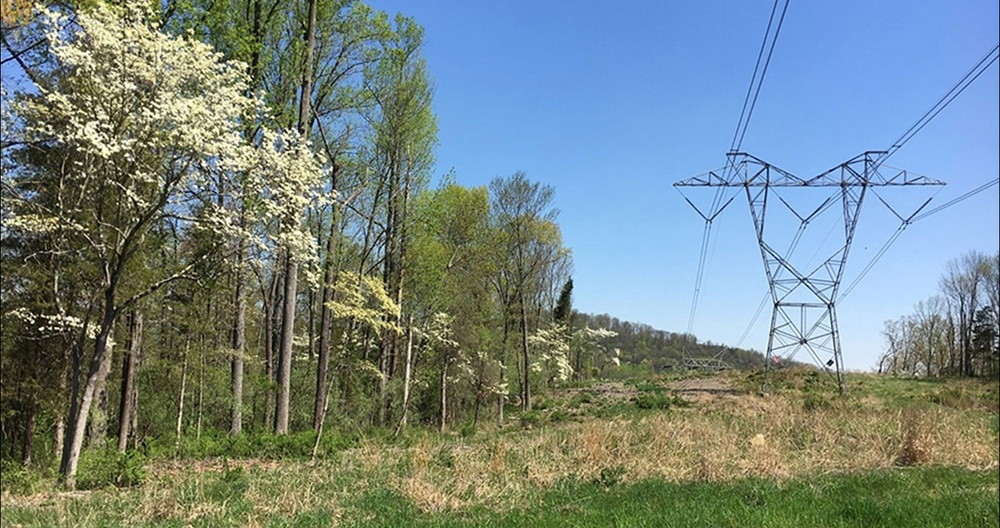
#> input picture ComputerVision/testImages/img1.jpg, 1000 x 528 px, shrunk from 1399 x 738 before the run, given in place of the camera
$ python morphology.py
#> lines starting #> are read from the running program, lines starting #| are printed output that depends on the picture; after the words box and inside, x2 and y2 are one past the last pixel; in counts of white or black regions, pixels touching at a corner belong together
import cv2
import numpy as np
from matplotlib import pyplot as plt
import random

# [78 lines left out: function imageMorphology, not called in this run]

    # cv2.waitKey(0)

    # cv2.destroyAllWindows()

def videoMorphology():
    cap = cv2.VideoCapture(0)

    while True:
        ret, frame = cap.read()
#> frame is the input picture: shape (528, 1000, 3); mean B, G, R 132.2, 134.1, 117.8

        # # Convert the image to grayscale
        gray = cv2.cvtColor(frame, cv2.COLOR_BGR2GRAY)
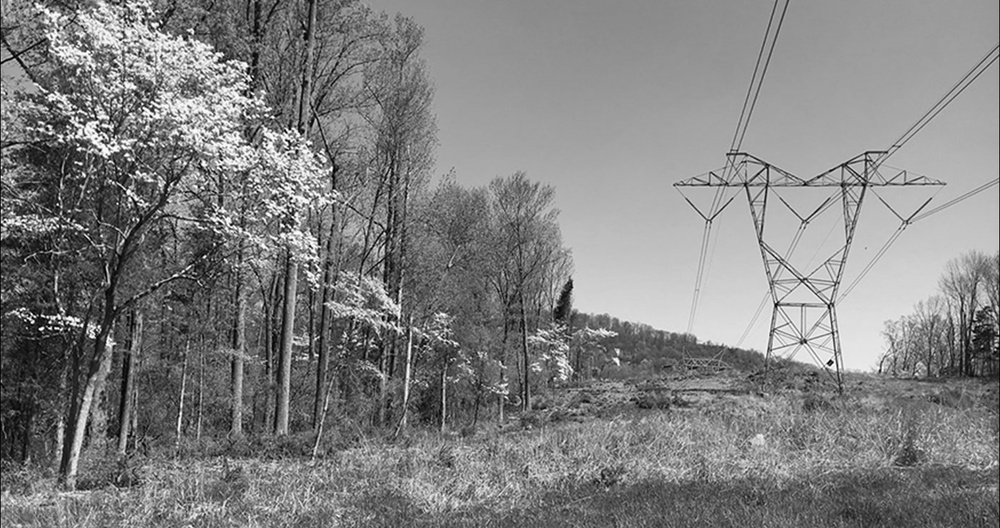
#> gray: shape (528, 1000); min 0, max 254, mean 129

        # # ret, threshold = cv2.threshold(frame, 120, 255, cv2.THRESH_BINARY)
        threshold = cv2.adaptiveThreshold(gray,255,cv2.ADAPTIVE_THRESH_GAUSSIAN_C, cv2.THRESH_BINARY_INV, 51, 10)
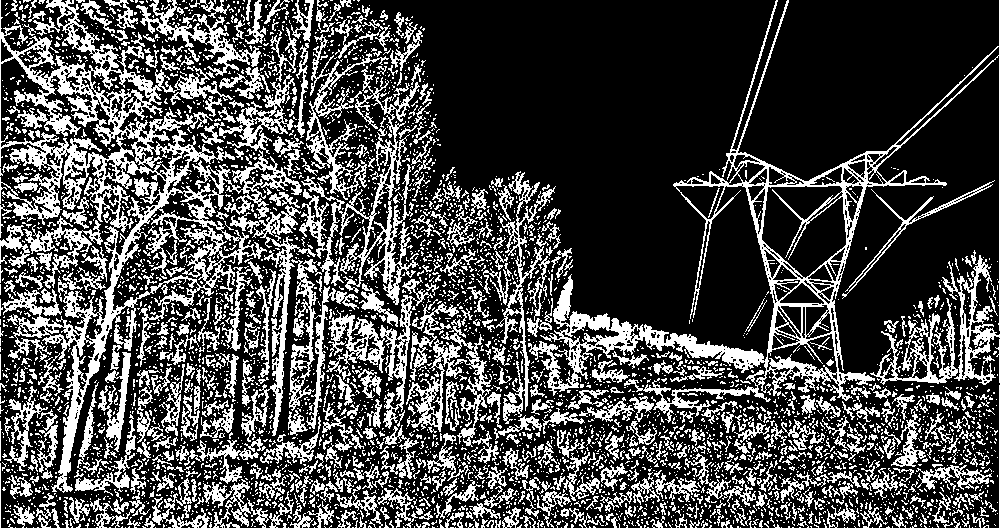
#> threshold: shape (528, 1000); 28.9% white in thin lines or dots
        # cv2.imshow('threshold', threshold)

        # Apply Morphology
        kernel = cv2.getStructuringElement(cv2.MORPH_RECT, (2, 2))
        morph = cv2.dilate(threshold,kernel,iterations = 1)
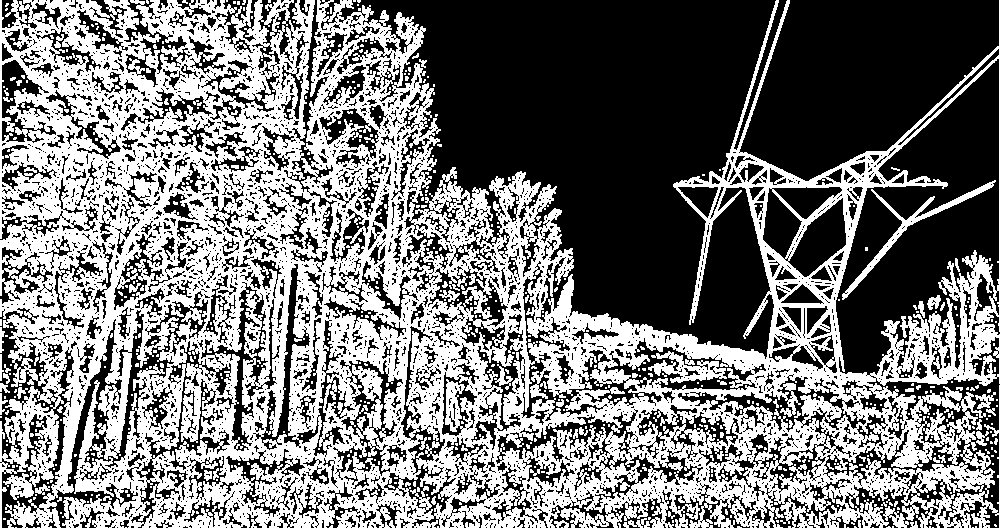
#> morph: shape (528, 1000); 46.9% white; 633 white regions (554 under 20 px), largest, box (x1, y1, x2, y2) and area: (0, 0, 1000, 528) 237939, (842, 180, 996, 300) 1369, (648, 351, 727, 383) 1069
        # morph = cv2.morphologyEx(threshold, cv2.MORPH_OPEN, kernel)
        # morph = cv2.morphologyEx(threshold, cv2.MORPH_CLOSE, kernel)
        cv2.imshow('morphology', morph)

        # Apply edge detection (Canny)
        edges = cv2.Canny(morph, 100, 200)
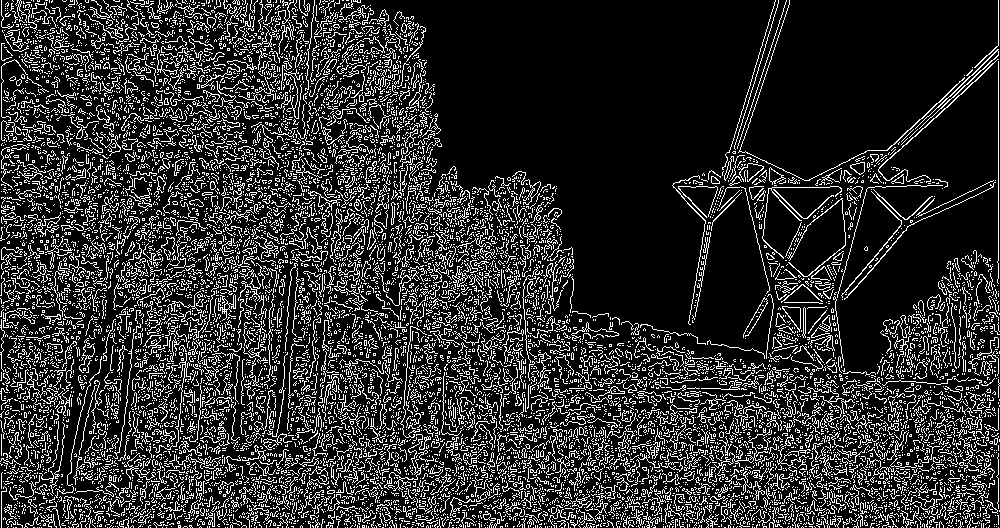
#> edges: shape (528, 1000); 18% white in thin lines or dots
        # cv2.imshow('edges', edges)

        # Find contours
        contours, _ = cv2.findContours(edges, cv2.RETR_EXTERNAL, cv2.CHAIN_APPROX_SIMPLE)
#> contours = 10911 contours, 10828 with area under 20; largest, box (x1, y1, x2, y2) and area: (782, 306, 801, 332) 228, (850, 162, 865, 175) 114, (452, 266, 476, 287) 112, (769, 167, 786, 185) 110, (878, 59, 999, 183) 110

        # # Draw the contours on the original image
        cv2.drawContours(frame, contours, -1, (0, 255, 0), 2)
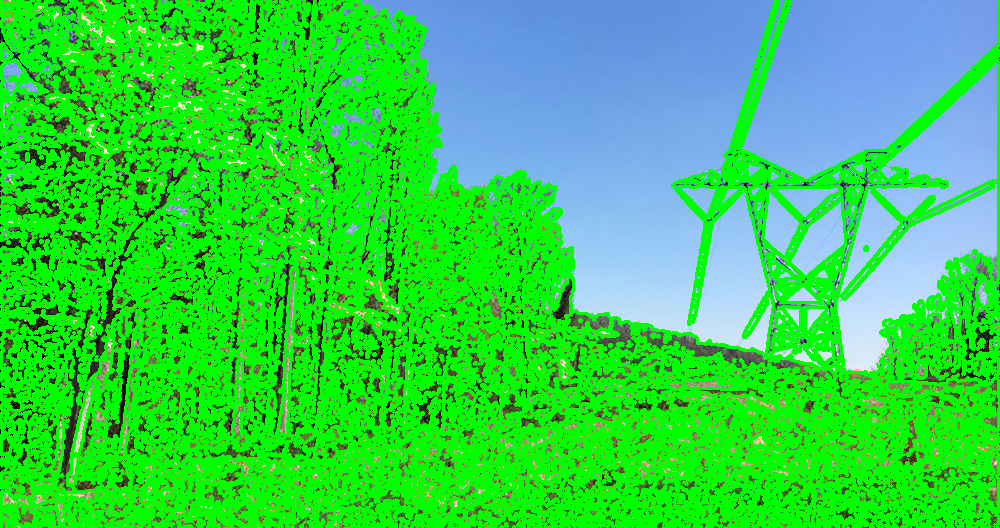
#> frame: shape (528, 1000, 3); mean B, G, R 75.9, 208.3, 50.5

        # Draw bounding boxes
        for cnt in contours:
            # [6 lines of commented-out code are left out]
            rect = cv2.minAreaRect(cnt)
            # Check if width * height > minArea
            if rect[1][0] * rect[1][1] > 250:
                box = cv2.boxPoints(rect)
                box = np.int0(box)
                cv2.drawContours(frame,[box],0,(0,0,255),2)
#> this loop made 10911 passes
#> box on passes 713, 857, 1131, 1149, 1345, 1559, 1641, 1677, 1849, 2280, 2383, 2523: [[554, 529], [545, 518], [565, 503], [573, 514]], [[908, 528], [901, 510], [916, 503], [923, 522]], [[935, 515], [909, 503], [915, 490], [941, 502]], [[450, 515], [442, 503], [467, 488], [474, 500]], [[664, 515], [654, 515], [655, 490], [665, 491]], [[856, 504], [848, 486], [864, 479], [872, 497]], [[117, 496], [76, 491], [77, 478], [118, 482]], [[11, 501], [7, 487], [33, 480], [37, 494]], [[744, 496], [724, 481], [733, 469], [753, 484]], [[274, 475], [248, 473], [249, 461], [275, 463]], [[846, 478], [832, 473], [838, 455], [852, 460]], [[137, 479], [125, 478], [127, 452], [139, 453]]
#> rect on passes 1, 2, 4, 5, 7, 8: ((998, 527), (0, 0), -90), ((986, 527), (0, 0), -90), ((953, 527), (0, 0), -90), ((947, 527), (0, 0), -90), ((910, 527), (0, 0), -90), ((886, 527), (0, 0), -90)
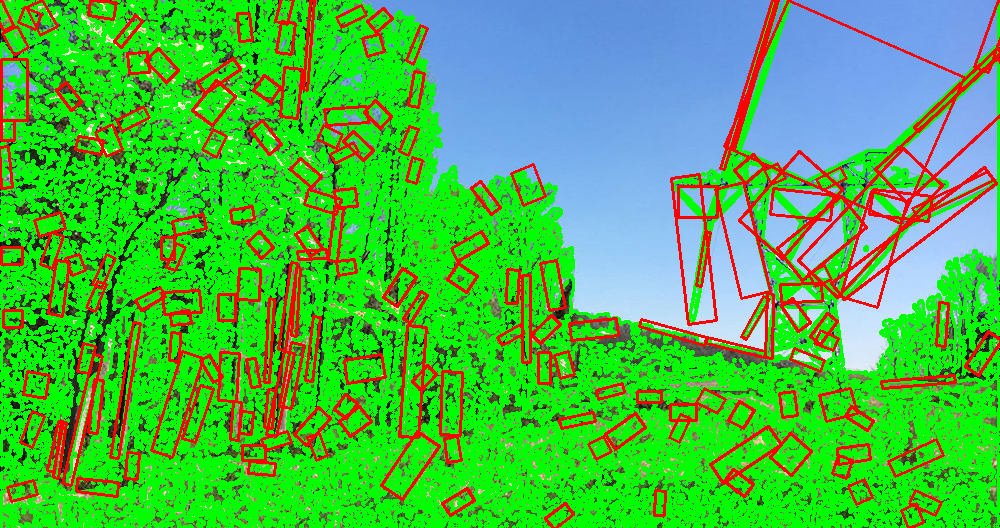
#> frame: shape (528, 1000, 3); 10.76% of pixels changed, all inside (x1, y1, x2, y2) = (0, 0, 1000, 528)

        # # Display the image with contours
        # cv2.imshow('Final', frame)

        if cv2.waitKey(1) & 0xFF == ord('q'):
#> (key q is pressed here)
            break

    cap.release()
    cv2.destroyAllWindows()

if __name__ == '__main__':
    # imageMorphology()
    videoMorphology()

$ run again, on ComputerVision/testImages/img4.jpg
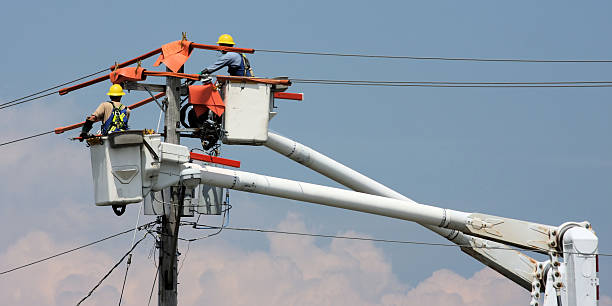
#> input picture ComputerVision/testImages/img4.jpg, 612 x 306 px, given in place of the camera
#> in videoMorphology, frame is the input picture: shape (306, 612, 3); mean B, G, R 165.5, 152.9, 141.4
#> in videoMorphology, `threshold = cv2.adaptiveThreshold(gray,255,cv2.ADAPTIVE_THRESH_GAUSSIA..`:
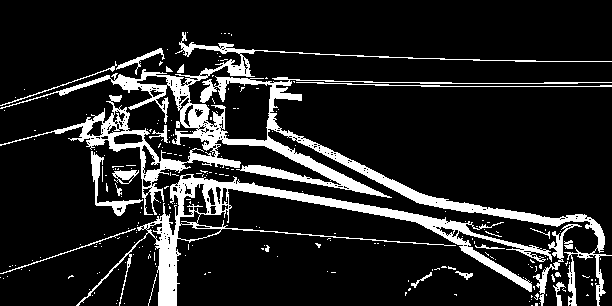
#> threshold: shape (306, 612); 13.5% white; 236 white regions (213 under 20 px), largest, box (x1, y1, x2, y2) and area: (0, 32, 612, 306) 14395, (76, 174, 552, 306) 7189, (91, 151, 143, 216) 573
#> morph: shape (306, 612); 18.6% white; 86 white regions (71 under 20 px), largest, box (x1, y1, x2, y2) and area: (0, 32, 612, 306) 33106, (112, 166, 140, 198) 406, (411, 266, 474, 289) 269
#> edges: shape (306, 612); 5.9% white in thin lines or dots, all inside (x1, y1, x2, y2) = (0, 31, 612, 306)
#> contours = 549 contours, 538 with area under 20; largest, box (x1, y1, x2, y2) and area: (114, 134, 142, 144) 192, (180, 213, 199, 222) 74, (410, 265, 474, 289) 47, (207, 190, 215, 205) 46, (590, 278, 598, 306) 30
#> the loop in videoMorphology, `for cnt in contours:` made 549 passes
#> box on passes 66, 69, 84, 90, 100, 108, 125, 152: [[410, 288], [407, 270], [471, 260], [473, 279]], [[565, 288], [555, 284], [565, 262], [575, 267]], [[606, 305], [599, 305], [599, 256], [606, 256]], [[119, 298], [94, 291], [104, 250], [130, 256]], [[546, 296], [538, 292], [558, 251], [566, 255]], [[536, 287], [484, 256], [491, 244], [543, 275]], [[536, 296], [449, 251], [453, 243], [540, 288]], [[553, 249], [502, 247], [503, 239], [554, 241]]
#> after the loop in videoMorphology, `for cnt in contours:`:
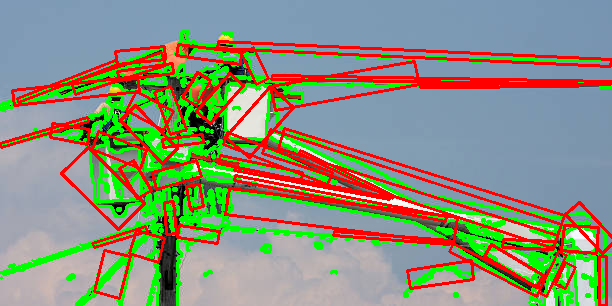
#> frame: shape (306, 612, 3); mean B, G, R 123.8, 145.2, 140.3

$ run again, on ComputerVision/testImages/img5.JPG
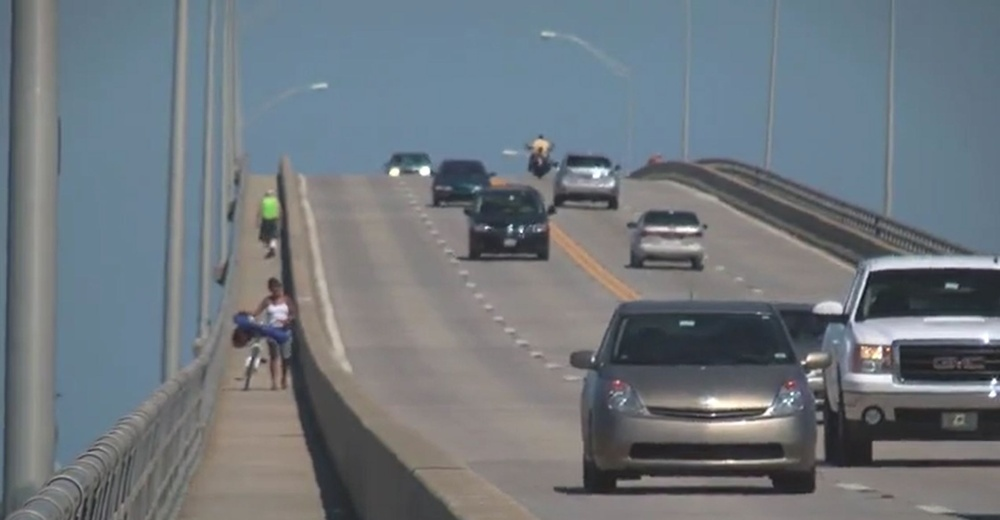
#> input picture ComputerVision/testImages/img5.JPG, 1000 x 520 px, shrunk from 2240 x 1164 before the run, given in place of the camera
#> in videoMorphology, frame is the input picture: shape (520, 1000, 3); mean B, G, R 124.9, 118.7, 111.1
#> in videoMorphology, `threshold = cv2.adaptiveThreshold(gray,255,cv2.ADAPTIVE_THRESH_GAUSSIA..`:
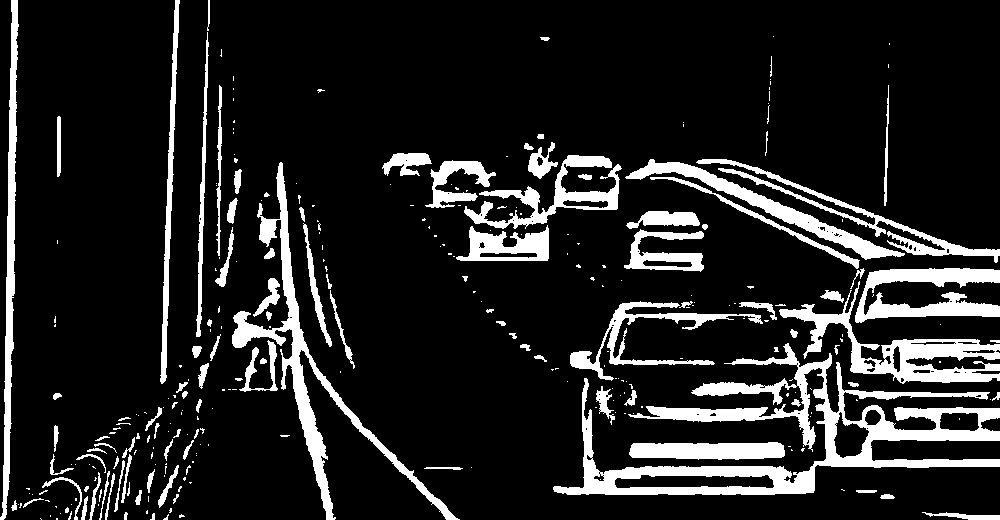
#> threshold: shape (520, 1000); 13.6% white; 301 white regions (195 under 20 px), largest, box (x1, y1, x2, y2) and area: (553, 343, 1000, 495) 16060, (232, 162, 460, 520) 6805, (779, 281, 1000, 384) 5336
#> morph: shape (520, 1000); 16.4% white; 226 white regions (107 under 20 px), largest, box (x1, y1, x2, y2) and area: (553, 343, 1000, 496) 18593, (625, 159, 1000, 385) 15590, (232, 162, 461, 520) 8570
#> edges: shape (520, 1000); 4.4% white in thin lines or dots
#> contours = 453 contours, 390 with area under 20; largest, box (x1, y1, x2, y2) and area: (628, 441, 786, 461) 2564, (615, 475, 774, 488) 1423, (623, 210, 709, 273) 942, (298, 206, 333, 348) 861, (940, 413, 979, 431) 562
#> the loop in videoMorphology, `for cnt in contours:` made 453 passes
#> box on passes 73, 77, 80, 93, 102, 103, 108, 119: [[79, 497], [37, 494], [38, 477], [79, 479]], [[77, 519], [63, 477], [75, 473], [89, 515]], [[773, 487], [615, 487], [615, 475], [773, 475]], [[161, 509], [154, 505], [175, 463], [183, 466]], [[104, 494], [74, 458], [88, 447], [117, 482]], [[64, 484], [42, 469], [53, 453], [75, 468]], [[127, 492], [120, 490], [130, 447], [137, 449]], [[628, 460], [627, 442], [784, 440], [785, 459]]
#> after the loop in videoMorphology, `for cnt in contours:`:
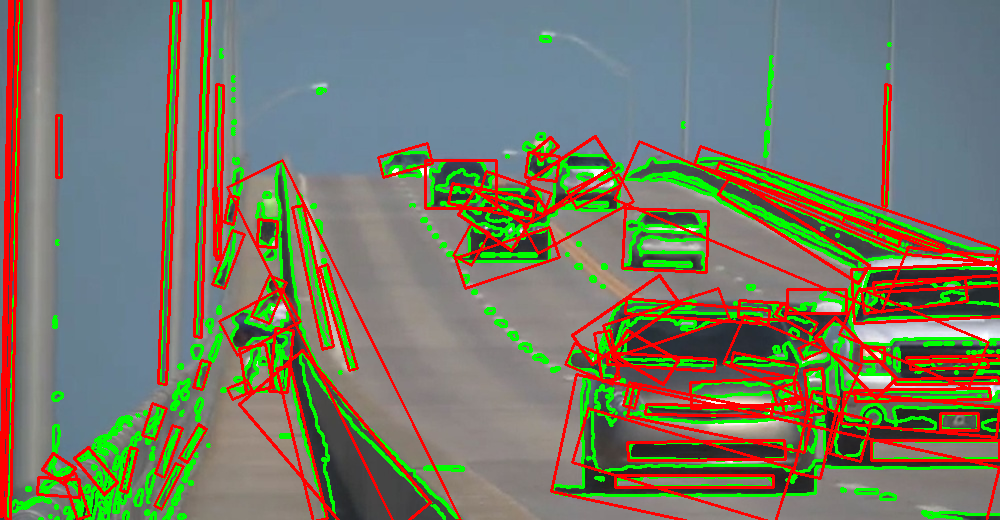
#> frame: shape (520, 1000, 3); mean B, G, R 102.1, 120.8, 119.9
